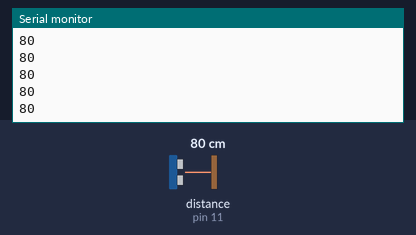
Bench run of a sketch on a simulated Arduino Uno, built with avr-gcc and run on an emulated ATmega328P. Shown: the last lines printed to the serial monitor. Wiring (inferred from the names in the program): ultrasonic range finder: trigger pin 12; echo pin 11. The test bench sets the inputs (shaded band); at power-on: distance to the obstacle (sensor on pin 11) 80 cm. The echo pulse lasts 58.3 µs per cm.

Above: at 1.2 s.
1.3 s: distance to the obstacle (sensor on pin 11) set to 2 cm
At 1.34 s:
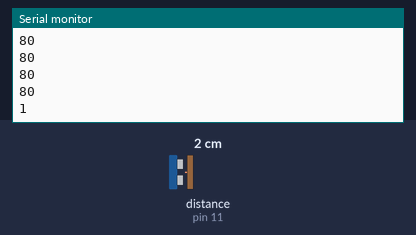
2.8 s: distance to the obstacle (sensor on pin 11) set to 4 cm
At 2.81 s:
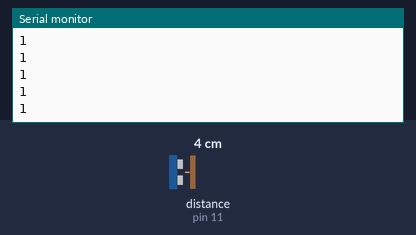
Timing chart, 0 to 5.8 s (numbered marks = the images above; inputs shaded):
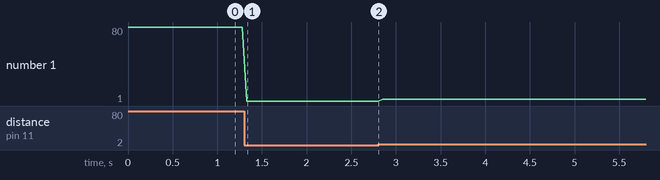

Measured:
- after the input at 1.3 s, the serial monitor: prints a new line at once (image 1)
- plotted number 1: 80 → 1 after the input at 1.3 s, 1 → 3 after the input at 2.8 s

The sketch:

ultra.ino
```cpp
// Prueba: mide con el HC-SR04 (TRIG 12, ECHO 11) y lo imprime
const int TRIG = 12, ECHO = 11;
void setup() { pinMode(TRIG, OUTPUT); pinMode(ECHO, INPUT); Serial.begin(115200); }
void loop() {
  digitalWrite(TRIG, LOW); delayMicroseconds(2);
  digitalWrite(TRIG, HIGH); delayMicroseconds(10); digitalWrite(TRIG, LOW);
  long us = pulseIn(ECHO, HIGH, 30000);
  Serial.println(us / 58);
  delay(50);
}
```
